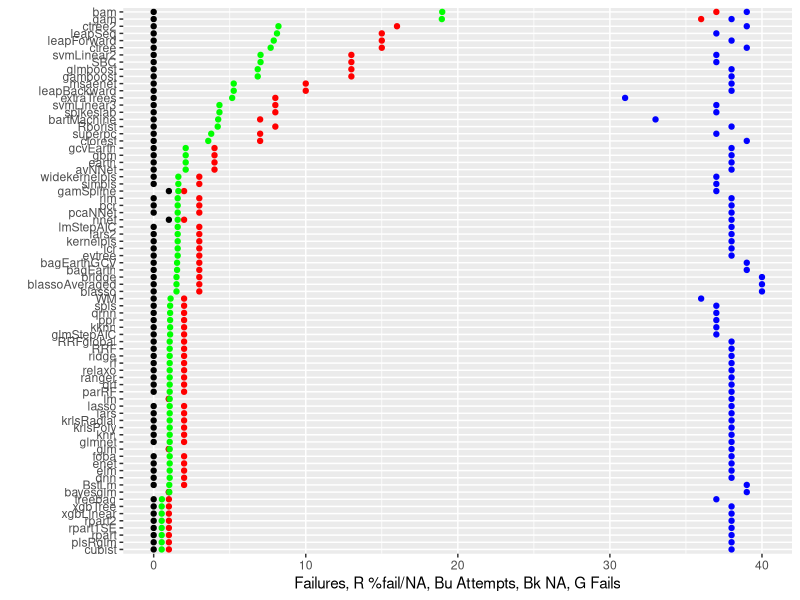
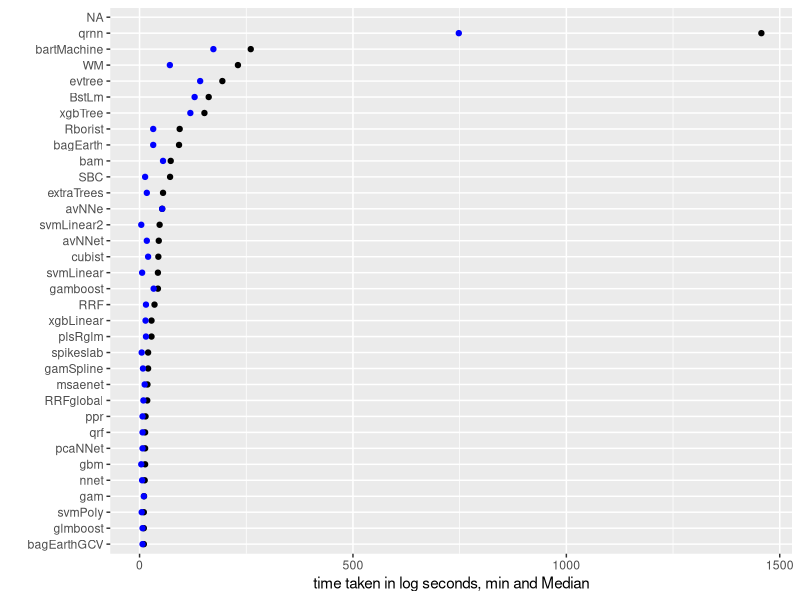
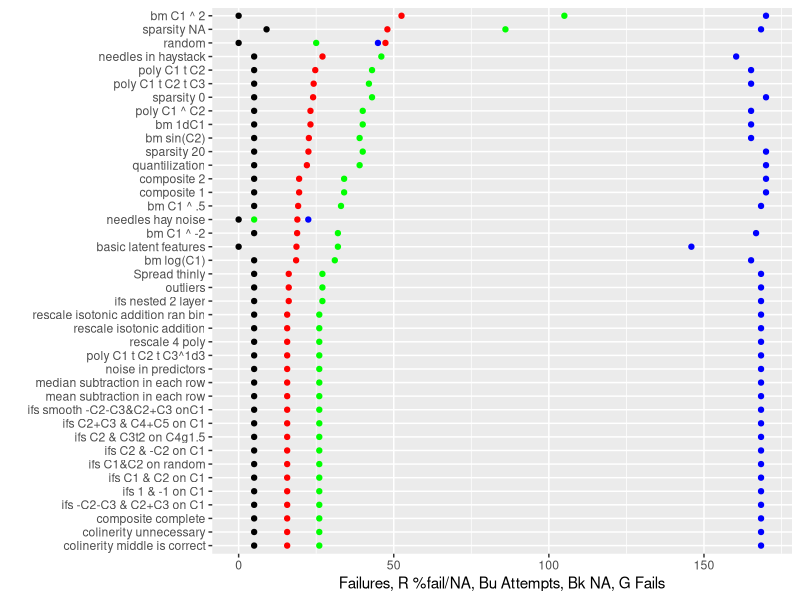
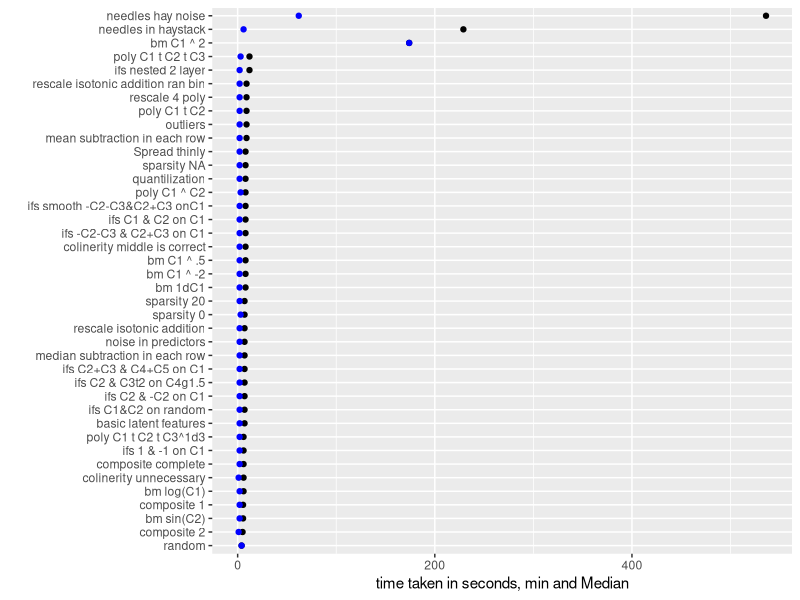
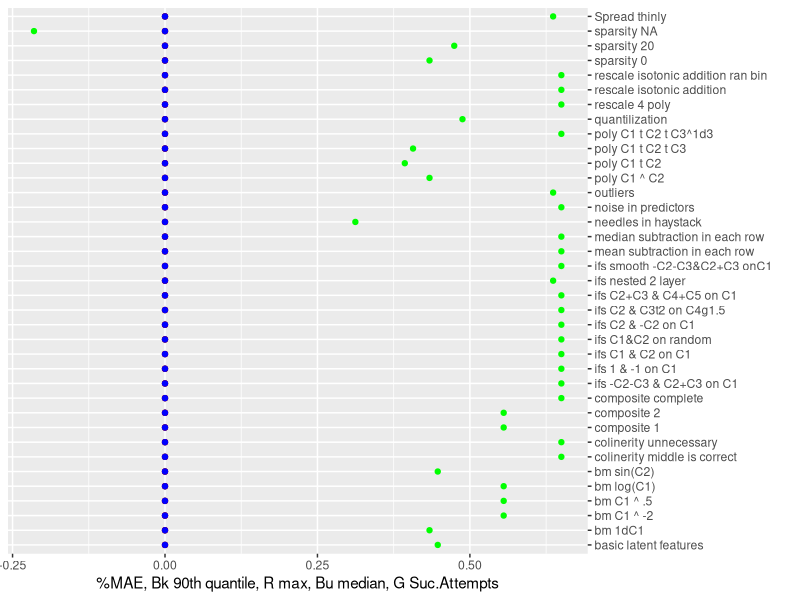
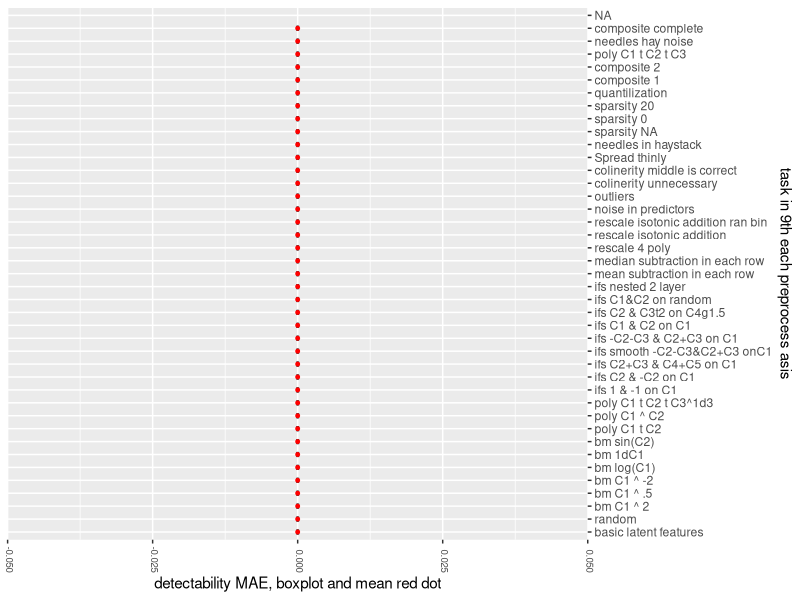
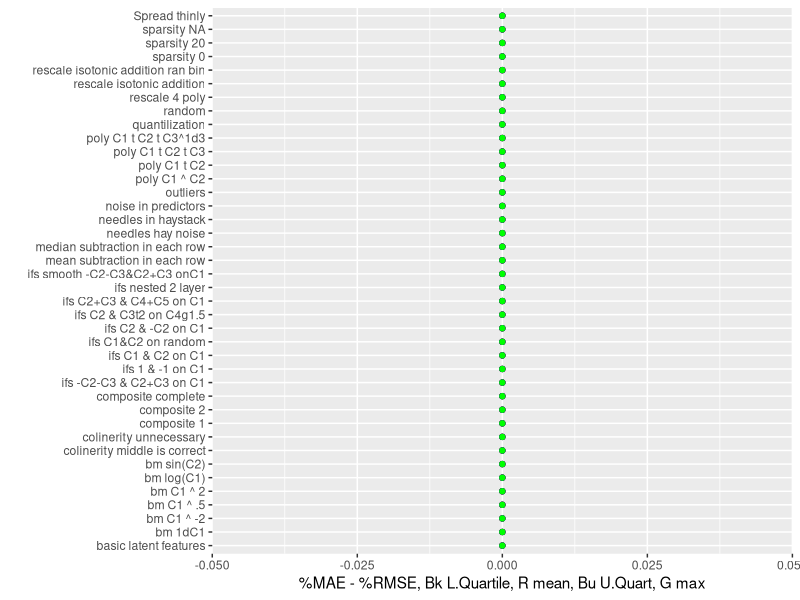

Reproduce these figures in R, in order. (Note: this script raises an error after producing the figures.)
#ggplot: how  label, print to file
exp.name.main<-"9th each preprocess"
mainDir<-getwd()

expiramentresultsmain<-read.csv("9th asis vs range vs centerscale.csv", sep = ",",fill=TRUE, header = F,quote="",dec=".")
gene.expect<-matrix(data = NA, nrow = 100, ncol = 100, byrow = FALSE,
                    dimnames = NULL)#gene.expect<-read.csv("gens names.csv", sep = ",",fill=TRUE, header = F,quote="",dec=".")
library(ggplot2)    
library(reshape2)

runstoanalyis<-c("asis","range01","centernscale")
for(runn in runstoanalyis){
  selections<-(runn==expiramentresultsmain[,2])
  expiramentresults<-expiramentresultsmain[selections,c(1,3:60)]
  exp.name<-paste(exp.name.main,runn)
  subDir<-exp.name
  dir.create(file.path(mainDir, subDir))
  setwd(file.path(mainDir, subDir))
#######percent failed######
fails.df<-data.frame()
countr=0
for(algo in unique(expiramentresults[,7]))
{
  countr=countr+1
  fails.df[countr,1]<-algo
  fails.df[countr,2]<-as.numeric(sum(expiramentresults[,7]==algo))
  fails.df[countr,3]<-as.numeric(sum((expiramentresults[,1]=="Fail")*(expiramentresults[,7]==algo), na.rm = T))
  fails.df[countr,4]<-as.numeric(sum((is.na(expiramentresults[,1]))*(expiramentresults[,7]==algo)))
  fails.df[countr,5]<-(as.numeric(fails.df[countr,4])+as.numeric(fails.df[countr,3]))/as.numeric(fails.df[countr,2])
}
iti <- order(fails.df[,5],-fails.df[,4])
fails.df<-rbind(fails.df)[iti,]
write.table(fails.df,
            file = paste(exp.name,"Fails.csv", sep = ""), append =F, quote = F, sep = ",",
            eol = "\n", na = "", dec = ".", row.names = F,
            col.names = F, qmethod = "double")
not.interesting<-(fails.df[,5]==1) + (fails.df[,5]<.001)
I.fails.df<-fails.df[!not.interesting,]
library(ggplot2)

z<-ggplot(I.fails.df, aes(y = I.fails.df[,4], x = reorder(I.fails.df[,1], I.fails.df[,5]))) + geom_point()+ coord_flip()
z+ geom_point(colour="red",aes(I.fails.df[,1] ,I.fails.df[,3]),na.rm = TRUE)+
  geom_point(colour="blue",aes(I.fails.df[,1] ,I.fails.df[,2]))+
  geom_point(colour="green",aes(I.fails.df[,1] ,(I.fails.df[,5]*.5*max(I.fails.df[,2]))))+
  ylab(paste("Failures, R %fail/NA, Bu Attempts, Bk NA, G Fails")) + xlab("")
ggsave(paste(exp.name,"Fails.png", sep = ""),plot = last_plot(),scale = 3)

#####time taken#####
time.df<-data.frame()
countr=0
for(algo in unique(expiramentresults[,7]))
{
  countr=countr+1
  only.algo<-(expiramentresults[,7]==algo)
  time.df[countr,1]<-algo
  time.df[countr,2]<-min(expiramentresults[only.algo,17],na.rm = T)
  time.df[countr,3]<-median(expiramentresults[only.algo,17],na.rm = T)
  time.df[countr,4]<-mean(expiramentresults[only.algo,17],na.rm = T)
  time.df[countr,5]<-max(expiramentresults[only.algo,17],na.rm = T)
}
iti <- order(time.df[,3],time.df[,4])
time.df<-rbind(time.df)[iti,]
write.table(time.df,
            file = paste(exp.name,"Time.csv", sep = ""), append =F, quote = F, sep = ",",
            eol = "\n", na = "", dec = ".", row.names = F,
            col.names = F, qmethod = "double")
not.interesting<-(time.df[,3]<10) 
I.time.df<-time.df[!not.interesting,]
time.df[,2]<-log(time.df[,2])
time.df[,3]<-log(time.df[,3])

z<-ggplot(I.time.df, aes(y = I.time.df[,3], x = reorder(I.time.df[,1], I.time.df[,3]))) + geom_point()+ coord_flip()
z+   geom_point(colour="blue",aes(I.time.df[,1] ,I.time.df[,2]))+
  ylab(paste("time taken in log seconds, min and Median")) + xlab("")


#geom_point(colour="green",aes(I.time.df[,1] ,(I.time.df[,6]/max(I.time.df[,6]))))
ggsave(paste(exp.name,"Time.png", sep = ""),plot = last_plot(),scale = 3)

#####success by task#### 
fails.df<-data.frame()
countr=0
for(algo in unique(expiramentresults[,10]))
{
  countr=countr+1
  fails.df[countr,1]<-algo
  fails.df[countr,2]<-as.numeric(sum(expiramentresults[,10]==algo))
  fails.df[countr,3]<-as.numeric(sum((expiramentresults[,1]=="Fail")*(expiramentresults[,10]==algo), na.rm = T))
  fails.df[countr,4]<-as.numeric(sum((is.na(expiramentresults[,1]))*(expiramentresults[,10]==algo)))
  fails.df[countr,5]<-(as.numeric(fails.df[countr,4])+as.numeric(fails.df[countr,3]))/as.numeric(fails.df[countr,2])
}
iti <- order(fails.df[,5],-fails.df[,4])
fails.df<-rbind(fails.df)[iti,]
write.table(fails.df,
            file = paste(exp.name,"FailsTask.csv", sep = ""), append =F, quote = F, sep = ",",
            eol = "\n", na = "", dec = ".", row.names = F,
            col.names = F, qmethod = "double")
not.interesting<-(fails.df[,5]==1) + (fails.df[,5]<.01)
I.fails.df<-fails.df#[!not.interesting,]


z<-ggplot(I.fails.df, aes(y = I.fails.df[,4], x = reorder(I.fails.df[,1], I.fails.df[,5]))) + geom_point()+ coord_flip()
z+ geom_point(colour="green",aes(I.fails.df[,1] ,I.fails.df[,3]),na.rm = TRUE)+
  geom_point(colour="blue",aes(I.fails.df[,1] ,I.fails.df[,2]*170/max(I.fails.df[,2])))+
  geom_point(colour="red",aes(I.fails.df[,1] ,(I.fails.df[,5]*.5*max(I.fails.df[,2]))))+
  ylab(paste("Failures, R %fail/NA, Bu Attempts, Bk NA, G Fails")) + xlab("")

ggsave(paste(exp.name,"FailTask.png", sep = ""),plot = last_plot(),scale = 3)

#####time taken by task#####
time.df<-data.frame()
countr=0
for(algo in unique(expiramentresults[,10]))
{
  countr=countr+1
  only.algo<-(expiramentresults[,10]==algo)
  time.df[countr,1]<-algo
  time.df[countr,2]<-min(expiramentresults[only.algo,17],na.rm = T)
  time.df[countr,3]<-median(expiramentresults[only.algo,17],na.rm = T)
  time.df[countr,4]<-mean(expiramentresults[only.algo,17],na.rm = T)
  time.df[countr,5]<-max(expiramentresults[only.algo,17],na.rm = T)
}
iti <- order(time.df[,3],time.df[,4])
time.df<-rbind(time.df)[iti,]
write.table(time.df,
            file = paste(exp.name,"TimeTask.csv", sep = ""), append =F, quote = F, sep = ",",
            eol = "\n", na = "", dec = ".", row.names = F,
            col.names = F, qmethod = "double")
not.interesting<-(time.df[,3]<40) 
I.time.df<-time.df#[!not.interesting,]

z<-ggplot(I.time.df, aes(y = I.time.df[,3], x = reorder(I.time.df[,1], I.time.df[,3]))) + geom_point()+ coord_flip()
z+   geom_point(colour="blue",aes(I.time.df[,1] ,I.time.df[,2]))+
  ylab(paste("time taken in seconds, min and Median")) + xlab("")
ggsave(paste(exp.name,"TimeTask.png", sep = ""),plot = last_plot(),scale = 3)

#geom_point(colour="red",aes(I.time.df[,1] ,I.time.df[,4]),na.rm = TRUE)
#+
#geom_point(colour="green",aes(I.time.df[,1] ,(I.time.df[,6]/max(I.time.df[,6]))))

######power to detect by task#####
exp.res.noF<-expiramentresults[,1]
exp.res.noF<-as.numeric(levels(exp.res.noF))[exp.res.noF]
exp.res.noF[is.na(exp.res.noF)]<-0
exp.res.noF[exp.res.noF<0]<-0
power.df<-data.frame()
countr=0
for(algo in unique(expiramentresults[,10]))
{
  countr=countr+1
  only.algo<-as.logical((expiramentresults[,10]==algo)*(expiramentresults[,1]!="Fail"))
  only.algo[is.na(only.algo)]<-F
  if(sum(only.algo, na.rm=T)<1) {
    countr=countr-1    
    next()}
  power.df[countr,1]<-algo
  power.df[countr,2]<-min(exp.res.noF[only.algo],na.rm = T)
  power.df[countr,3]<-median(exp.res.noF[only.algo],na.rm = T)
  power.df[countr,4]<-round(mean(exp.res.noF[only.algo],na.rm = T),digits = 3)
  power.df[countr,5]<-max(exp.res.noF[only.algo],na.rm = T)
  power.df[countr,6]<-sum(only.algo, na.rm=T)
  power.df[countr,7]<-round(quantile(exp.res.noF[only.algo], probs = .90, na.rm =T),digits = 3)
  power.df[countr,8]<-round(quantile(exp.res.noF[only.algo], probs = .75, na.rm =T),digits = 3)
  
}

iti <- order(power.df[,5],power.df[,7])
power.df<-rbind(power.df)[iti,]
write.table(power.df,
            file = paste(exp.name,"PowerTask.csv", sep = ""), append =F, quote = F, sep = ",",
            eol = "\n", na = "", dec = ".", row.names = F,
            col.names = F, qmethod = "double")
#power.df<-data.frame(power.df, row.names = 1:length(power.df[,1]))
not.interesting<-(power.df[,6]<10)+ is.na(power.df[,6]) 
I.power.df<-power.df[!not.interesting,]

z<-ggplot(I.power.df, aes(y = I.power.df[,7], x = reorder(I.power.df[,1], I.power.df[,5]))) + geom_point()+ coord_flip()
z+ geom_point(colour="red",aes(I.power.df[,1] ,I.power.df[,5]),na.rm = TRUE)+scale_x_discrete(position = "top")+
  geom_point(colour="blue",aes(I.power.df[,1] ,I.power.df[,3]))+
  #geom_point(colour="purple",aes(I.power.df[,1] ,I.power.df[,3]))+
  geom_point(colour="green",aes(I.power.df[,1] ,(I.power.df[,6]/max(I.power.df[,6])-.35)))+
  ylab(paste("%MAE, Bk 90th quantile, R max, Bu median, G Suc.Attempts")) + xlab("")
ggsave(paste(exp.name,"PowerTask.png", sep = ""),plot = last_plot(),scale = 3)

ttdd<-data.frame()
ttdz<-data.frame()
iti <- order(power.df[,4],power.df[,3])
power.df<-rbind(power.df)[iti,]
orderedlevels<-factor(expiramentresults[,10], power.df[,1],  ordered = T)
ttdz<-data.frame(exp.res.noF,orderedlevels)
ttdd<-ttdz[expiramentresults[,1]!="Fail",]

p <- ggplot(as.data.frame(ttdd), aes(x=melt(ttdd)[,1],y=melt(ttdd)[,3]))
p  +geom_boxplot(width=0.4) + stat_summary(fun.y = "mean", colour = "red", size = 1, geom = "point")+
  theme(axis.text.x=element_text(size=7, angle=270,hjust=0.95,vjust=0.2))+scale_x_discrete(position = "top")+
  xlab(paste("task in",exp.name)) + ylab("detectability MAE, boxplot and mean red dot") + coord_flip()

ggsave(paste(exp.name,"PowerTaskMean.png", sep = ""),plot = last_plot(),scale = 3)
#some algos are better at some category of tasks and missing them could affect statistic metric index
########difference between %MAE & %RMSE by task####
exp.res.noF<-expiramentresults[,1]
exp.res.noF<-as.numeric(levels(exp.res.noF))[exp.res.noF]
exp.res.noF[is.na(exp.res.noF)]<-0

exp.res.noF2<-expiramentresults[,2]
exp.res.noF2<-as.numeric(levels(exp.res.noF2))[exp.res.noF2]
exp.res.noF2[is.na(exp.res.noF2)]<-0
Results.Defactor<-data.frame(exp.res.noF,exp.res.noF2,expiramentresults[,3:length(expiramentresults[1,])])

exp.res.noFZ<-exp.res.noF;exp.res.noFZ2<-exp.res.noF2
for(countr in 1:length(exp.res.noFZ))
{if(exp.res.noFZ[countr]<0) exp.res.noFZ[countr]<-0
if(exp.res.noFZ2[countr]<0) exp.res.noFZ2[countr]<-0 }
res.diff<-round((exp.res.noFZ-exp.res.noFZ2),digits = 3)
rel.res.diff<-(round((exp.res.noFZ-exp.res.noFZ2)/(exp.res.noFZ+exp.res.noFZ2),digits = 3))
rel.res.diff[is.na(rel.res.diff)]<-0

diff.df<-data.frame()
countr=0
for(algo in unique(Results.Defactor[,10]))
{
  countr=countr+1
  only.algo<-as.logical((Results.Defactor[,10]==algo)*(expiramentresults[,1]!="Fail"))
  only.algo[is.na(only.algo)]<-F
  if(sum(only.algo, na.rm=T)<1) {
    countr=countr-1    
    next()}
  diff.df[countr,1]<-algo
  diff.df[countr,2]<-sum(only.algo, na.rm=T)  
  fivenumber<-round(fivenum(res.diff[only.algo],na.rm = T),digits = 3)
  diff.df[countr,3]<-(fivenumber[1]);diff.df[countr,4]<-(fivenumber[2])
  diff.df[countr,5]<-(fivenumber[3]);diff.df[countr,6]<-(fivenumber[4]);diff.df[countr,7]<-(fivenumber[5])
  diff.df[countr,8]<-round(mean(res.diff[only.algo],na.rm = T),digits = 3)
  fivenumber<-round(fivenum(rel.res.diff[only.algo],na.rm = T),digits = 3)
  diff.df[countr,9]<-(fivenumber[1]);diff.df[countr,10]<-(fivenumber[2])
  diff.df[countr,11]<-(fivenumber[3]);diff.df[countr,12]<-(fivenumber[4]);diff.df[countr,13]<-(fivenumber[5])
  diff.df[countr,14]<-round(mean(rel.res.diff[only.algo],na.rm = T),digits = 3)
}

iti <- order(diff.df[,5],diff.df[,11])
diff.df<-rbind(diff.df)[iti,]
write.table(diff.df,
            file = paste(exp.name,"DiffTask.csv", sep = ""), append =F, quote = F, sep = ",",
            eol = "\n", na = "", dec = ".", row.names = F,
            col.names = F, qmethod = "double")
#diff.df<-data.frame(diff.df, row.names = 1:length(diff.df[,1]))
not.interesting<-(diff.df[,6]<10)+ is.na(diff.df[,6]) 
I.diff.df<-diff.df#[!not.interesting,]

z<-ggplot(I.diff.df, aes(y = I.diff.df[,4], x = reorder(I.diff.df[,1], I.diff.df[,8]))) + geom_point()+ coord_flip()
z+ geom_point(colour="red",aes(I.diff.df[,1] ,I.diff.df[,8]),na.rm = TRUE)+
  geom_point(colour="blue",aes(I.diff.df[,1] ,I.diff.df[,6]))+
  geom_point(colour="green",aes(I.diff.df[,1] ,(I.diff.df[,7])))+
  ylab(paste("%MAE - %RMSE, Bk L.Quartile, R mean, Bu U.Quart, G max")) + xlab("")
ggsave(paste(exp.name,"DiffTask.png", sep = ""),plot = last_plot(),scale = 3)

#########acceptable minimum ######
acceptablePloss<-.05
lowestFindScore<-.01
acceptAlgo.df<-data.frame()
acceptAlgo.df[1,1]<-NA
acceptAlgo.df[,c(1:400)]<-NA
acceptAlgo.Rdf<-data.frame()
acceptAlgo.Rdf[1,1]<-NA
acceptAlgo.Rdf[,c(1:400)]<-NA
countr=0
for(algo in unique(expiramentresults[,10]))
{
  countr=countr+1
  only.algo<-as.logical((expiramentresults[,10]==algo)*(expiramentresults[,1]!="Fail"))
  only.algo[is.na(only.algo)]<-F
  if(sum(only.algo, na.rm=T)<1) {
    countr=countr-1    
    next()}
  taskSeek=(power.df[,1]==algo)
  if(power.df[taskSeek,5]<lowestFindScore) {countr=countr-1 ; next()}
  minAccept<-power.df[taskSeek,5]*(1-acceptablePloss)
  acceptAlgo.df[countr,1]<-algo
  acceptAlgo<-as.logical((exp.res.noF>minAccept)*only.algo)
  acceptAlgo.df[countr,2]<-sum(acceptAlgo)
  acceptAlgo.df[countr,3]<-power.df[taskSeek,5]
  acceptAlgo.df[countr,4:(sum(acceptAlgo)+3)]<-as.character(expiramentresults[acceptAlgo,7])
  acceptAlgo.Rdf[countr,4:(sum(acceptAlgo)+3)]<-as.numeric(as.character(expiramentresults[acceptAlgo,1]))
}

for(countr in 1:length(acceptAlgo.df[,3]))
{
  iti <- order(as.numeric(acceptAlgo.Rdf[countr,4:(acceptAlgo.df[countr,2]+3)]), decreasing = T)
  acceptAlgo.df[countr,4:(acceptAlgo.df[countr,2]+3)]<-(acceptAlgo.df[countr,4:(acceptAlgo.df[countr,2]+3)])[iti]
}

iti <- order(acceptAlgo.df[,3],acceptAlgo.df[,2])
#acceptAlgo.df<-rbind(acceptAlgo.df)[iti,]
gene.expect[,3]<-1#,gene.expect[length(acceptAlgo.df[,1]),3]
out<-data.frame(acceptAlgo.df[,1:2],acceptAlgo.df[,3:length(acceptAlgo.df[1,])])
write.table(out,
            file = paste(exp.name,acceptablePloss,"MinNecessary.csv", sep = ""), append =F, quote = F, sep = ",",
            eol = "\n", na = "", dec = ".", row.names = F,
            col.names = F, qmethod = "double")




######power to detect#####
exp.res.noF<-expiramentresults[,1]
exp.res.noF<-as.numeric(levels(exp.res.noF))[exp.res.noF]
exp.res.noF[is.na(exp.res.noF)]<-0
exp.res.noF[exp.res.noF<0]<-0

algPower.df<-data.frame()
countr=0
for(algo in unique(expiramentresults[,7]))
{
  countr=countr+1
  only.algo<-as.logical((expiramentresults[,7]==algo)*(expiramentresults[,1]!="Fail"))
  only.algo[is.na(only.algo)]<-F
  if(sum(only.algo, na.rm=T)<1) {
    countr=countr-1    
    next()}
  algPower.df[countr,1]<-algo
  algPower.df[countr,2]<-round(mean(exp.res.noF[only.algo],na.rm = T),digits = 3)
  
}

algo.max<-vector()
for(countr in 1:length(exp.res.noF)){
  for(task in 1:length(power.df[,1])){
    if(power.df[task,1]==expiramentresults[countr,10]){
      algo.max[countr]<-power.df[task,5]}}}

algo.max[algo.max<.2]<-.2
exp.res.noF<-exp.res.noF/algo.max
#exp.res.noF<-exp.res.noF+1-algo.max

#algPower.df<-data.frame()
countr=0
for(algo in unique(expiramentresults[,7]))
{
  countr=countr+1
  only.algo<-as.logical((expiramentresults[,7]==algo)*(expiramentresults[,1]!="Fail"))
  only.algo[is.na(only.algo)]<-F
  if(sum(only.algo, na.rm=T)<1) {
    countr=countr-1    
    next()}
  #algPower.df[countr,1]<-algo
  algPower.df[countr,3]<-min(exp.res.noF[only.algo],na.rm = T)
  algPower.df[countr,4]<-median(exp.res.noF[only.algo],na.rm = T)
  #algPower.df[countr,4]<-round(mean(exp.res.noF[only.algo],na.rm = T),digits = 3)
  algPower.df[countr,5]<-max(exp.res.noF[only.algo],na.rm = T)
  algPower.df[countr,6]<-sum(only.algo, na.rm=T)
  algPower.df[countr,7]<-round(quantile(exp.res.noF[only.algo], probs = c(.7), na.rm =T),digits = 3)
  algPower.df[countr,8]<-round(quantile(exp.res.noF[only.algo], probs = c(.8), na.rm =T),digits = 3)
  algPower.df[countr,9]<-round(quantile(exp.res.noF[only.algo], probs = c(.9), na.rm =T),digits = 3)
}

iti <- order(algPower.df[,4],algPower.df[,8])
algPower.df<-rbind(algPower.df)[iti,]
write.table(algPower.df,
            file = paste(exp.name,"Power.csv", sep = ""), append =F, quote = F, sep = ",",
            eol = "\n", na = "", dec = ".", row.names = F,
            col.names = F, qmethod = "double")
#algPower.df<-data.frame(algPower.df, row.names = 1:length(algPower.df[,1]))
not.interesting<-(algPower.df[,6]<20)+(algPower.df[,4]<.2)+ is.na(algPower.df[,6]) 
I.power.df<-algPower.df[!not.interesting,]

z<-ggplot(I.power.df, aes(y = I.power.df[,2], x = reorder(I.power.df[,1], I.power.df[,2]))) + 
  geom_point()+#+##+coord_flip()
  theme(axis.text.x=element_text(size=7, angle=270,hjust=0.95,vjust=0.2))+scale_x_discrete(position = "top")
z+ geom_point(colour="red",aes(I.power.df[,1] ,I.power.df[,8]),na.rm = TRUE)+
  geom_point(colour="blue",aes(I.power.df[,1] ,I.power.df[,5]))+
  xlab("") + ylab("%MAE, ord. by mean, G Succ.Attempts, Bk mean, Bu P R Max 90 80 quant of max for task") +
  geom_point(colour="purple",aes(I.power.df[,1] ,I.power.df[,9]))+
  geom_point(colour="green",aes(I.power.df[,1] ,(I.power.df[,6]/max(I.power.df[,6])-.45)))
ggsave(paste(exp.name,"Power.png", sep = ""),plot = last_plot(),scale = 3)

#some tasks are harder and thus improvement in them should count for more
#that affects the black mean but not red-blue bc 1-0 is % of max score on that task
#some algos are better at some category of tasks and these tasks are overepresented
#that affects the black mean but less red-blue bc as only method's best 20% matter
z<-ggplot(I.power.df, aes(y = I.power.df[,2], x = reorder(I.power.df[,1], I.power.df[,8]))) + 
  geom_point()+#+##+coord_flip()
  theme(axis.text.x=element_text(size=7, angle=270,hjust=0.95,vjust=0.2))+scale_x_discrete(position = "top")
z+ geom_point(colour="red",aes(I.power.df[,1] ,I.power.df[,8]),na.rm = TRUE)+
  geom_point(colour="blue",aes(I.power.df[,1] ,I.power.df[,5]))+
  xlab("") + ylab("%MAE, ord. by 80%, G Succ.Attempts, Bk mean, Bu P R Max 90 80 quant of max for task") +
  geom_point(colour="purple",aes(I.power.df[,1] ,I.power.df[,9]))+
  geom_point(colour="green",aes(I.power.df[,1] ,(I.power.df[,6]/max(I.power.df[,6])-.45)))
ggsave(paste(exp.name,"PowerReorder.png", sep = ""),plot = last_plot(),scale = 3)
z<-ggplot(I.power.df, aes(y = I.power.df[,2], x = reorder(I.power.df[,1], I.power.df[,9]))) + 
  geom_point()+#+##+coord_flip()
  theme(axis.text.x=element_text(size=7, angle=270,hjust=0.95,vjust=0.2))+scale_x_discrete(position = "top")
z+ geom_point(colour="red",aes(I.power.df[,1] ,I.power.df[,8]),na.rm = TRUE)+
  geom_point(colour="blue",aes(I.power.df[,1] ,I.power.df[,5]))+
  xlab("") + ylab("%MAE, ord. by 90%, G Succ.Attempts, Bk mean, Bu P R Max 90 80 quant of max for task") +
  geom_point(colour="purple",aes(I.power.df[,1] ,I.power.df[,9]))+
  geom_point(colour="green",aes(I.power.df[,1] ,(I.power.df[,6]/max(I.power.df[,6])-.45)))
ggsave(paste(exp.name,"PowerReorder2.png", sep = ""),plot = last_plot(),scale = 3)
################end#######
setwd(file.path(mainDir))

}